Frame 1 (no input): blank canvas, image omitted
Frame 60 (no input): blank canvas, image omitted
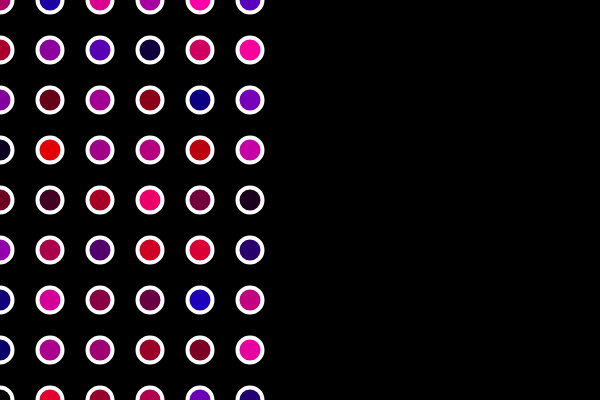
Frame 120 (the mouse pressed at the canvas centre since frame 60)

The p5.js sketch whose frames 1 and 60 were blank and that drew this single picture after the mouse press (run headless with seeded random() and noise() and a simulated clock; from frame 60 on, the mouse is pressed at the canvas centre):

// p5.js sketch
// ── sketch.js

function setup() {
  createCanvas(600, 400);
}

// create a grid of circles that randomly changes colors
function draw() {
  background(0);
  strokeWeight(4);
  stroke(255);

  for(var x = 0; x < mouseX; x += 50) {
    for(var y = 0; y <= height; y += 50) {
      fill(random(255), 0, random(200));
      ellipse(x, y, 25, 25);
    }
  }

}
